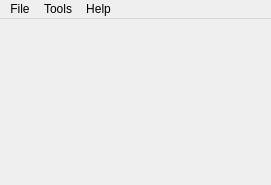
<?xml version="1.0" encoding="UTF-8"?>
<ui version="4.0">
 <class>MainWindow</class>
 <widget class="QMainWindow" name="MainWindow">
  <property name="geometry">
   <rect>
    <x>0</x>
    <y>0</y>
    <width>271</width>
    <height>185</height>
   </rect>
  </property>
  <property name="windowTitle">
   <string>MainWindow</string>
  </property>
  <property name="iconSize">
   <size>
    <width>32</width>
    <height>32</height>
   </size>
  </property>
  <widget class="QWidget" name="centralwidget"/>
  <widget class="QMenuBar" name="menubar">
   <property name="geometry">
    <rect>
     <x>0</x>
     <y>0</y>
     <width>271</width>
     <height>21</height>
    </rect>
   </property>
   <widget class="QMenu" name="menuFile">
    <property name="title">
     <string>File</string>
    </property>
    <addaction name="actionOpen"/>
    <addaction name="actionSave"/>
    <addaction name="actionClose"/>
    <addaction name="actionExit"/>
   </widget>
   <widget class="QMenu" name="menuTools">
    <property name="title">
     <string>Tools</string>
    </property>
    <widget class="QMenu" name="menuSnap_To_Grid">
     <property name="title">
      <string>Snap To Grid</string>
     </property>
     <addaction name="actionSnap_Now"/>
     <addaction name="actionAutomatic_Snapping"/>
    </widget>
    <addaction name="actionDraw_Grid_Lines"/>
    <addaction name="menuSnap_To_Grid"/>
   </widget>
   <widget class="QMenu" name="menuHelp">
    <property name="title">
     <string>Help</string>
    </property>
    <addaction name="actionUsage"/>
    <addaction name="actionCredits"/>
   </widget>
   <addaction name="menuFile"/>
   <addaction name="menuTools"/>
   <addaction name="menuHelp"/>
  </widget>
  <action name="actionOpen">
   <property name="text">
    <string>Open...</string>
   </property>
  </action>
  <action name="actionSave">
   <property name="text">
    <string>Save...</string>
   </property>
  </action>
  <action name="actionClose">
   <property name="text">
    <string>Close</string>
   </property>
  </action>
  <action name="actionExit">
   <property name="text">
    <string>Exit</string>
   </property>
  </action>
  <action name="actionDraw_Grid_Lines">
   <property name="checkable">
    <bool>true</bool>
   </property>
   <property name="text">
    <string>Grid Lines</string>
   </property>
  </action>
  <action name="actionUsage">
   <property name="text">
    <string>Usage</string>
   </property>
  </action>
  <action name="actionCredits">
   <property name="text">
    <string>Credits</string>
   </property>
  </action>
  <action name="actionSnap_Now">
   <property name="text">
    <string>Snap Now</string>
   </property>
  </action>
  <action name="actionAutomatic_Snapping">
   <property name="checkable">
    <bool>true</bool>
   </property>
   <property name="text">
    <string>Automatic Snapping</string>
   </property>
  </action>
 </widget>
 <resources/>
 <connections/>
</ui>
